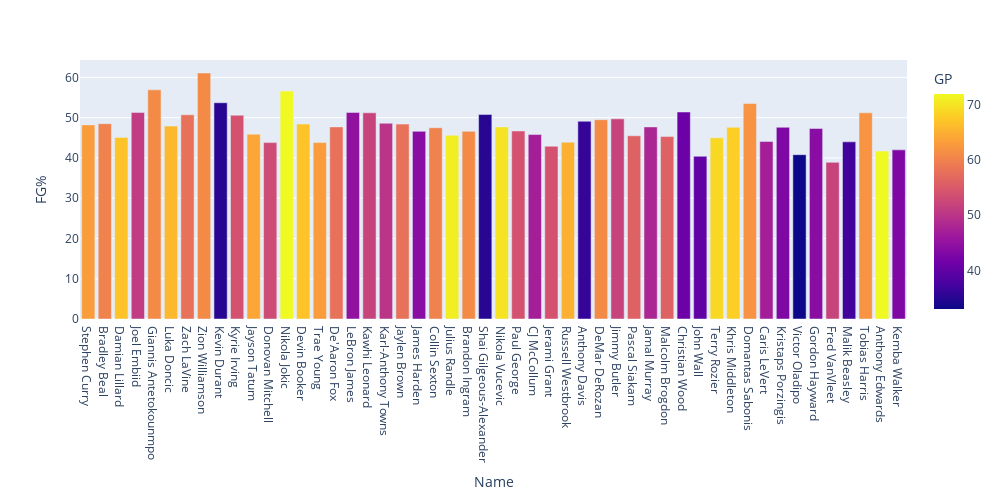

Notebook source saved alongside this figure:
### Code cell
#FG% with GP
fig = px.bar(df, x = 'Name', y = 'FG%', color = 'GP',width = 1000, height = 500)
fig.show()

### Figure 1 — Plotly figure (JSON) as saved in the notebook; plotly's stock layout.template omitted (floating-point values rounded to 4 significant figures)
{"data": [{"alignmentgroup": "True", "hovertemplate": "Name=%{x}<br>FG%=%{y}<br>GP=%{marker.color}<extra></extra>", "legendgroup": "", "marker": {"color": [63, 60, 67, 51, 61, 66, 58, 61, 35, 54, 64, 53, 72, 67, 63, 58, 45, 52, 50, 58, 44, 60, 71, 61, 35, 70, 54, 47, 54, 65, 36, 61, 52, 56, 48, 56, 41, 40, 69, 68, 62, 47, 43, 33, 44, 52, 37, 62, 72, 43], "coloraxis": "coloraxis"}, "name": "", "offsetgroup": "", "orientation": "v", "showlegend": false, "textposition": "auto", "type": "bar", "x": ["Stephen Curry", "Bradley Beal", "Damian Lillard", "Joel Embiid", "Giannis Antetokounmpo", "Luka Doncic", "Zach LaVine", "Zion Williamson", "Kevin Durant", "Kyrie Irving", "Jayson Tatum", "Donovan Mitchell", "Nikola Jokic", "Devin Booker", "Trae Young", "De'Aaron Fox", "LeBron James", "Kawhi Leonard", "Karl-Anthony Towns", "Jaylen Brown", "James Harden", "Collin Sexton", "Julius Randle", "Brandon Ingram", "Shai Gilgeous-Alexander", "Nikola Vucevic", "Paul George", "CJ McCollum", "Jerami Grant", "Russell Westbrook", "Anthony Davis", "DeMar DeRozan", "Jimmy Butler", "Pascal Siakam", "Jamal Murray", "Malcolm Brogdon", "Christian Wood", "John Wall", "Terry Rozier", "Khris Middleton", "Domantas Sabonis", "Caris LeVert", "Kristaps Porzingis", "Victor Oladipo", "Gordon Hayward", "Fred VanVleet", "Malik Beasley", "Tobias Harris", "Anthony Edwards", "Kemba Walker"], "xaxis": "x", "y": [48.2, 48.5, 45.1, 51.3, 56.9, 47.9, 50.7, 61.1, 53.7, 50.6, 45.9, 43.8, 56.6, 48.4, 43.8, 47.7, 51.3, 51.2, 48.6, 48.4, 46.6, 47.5, 45.6, 46.6, 50.8, 47.7, 46.7, 45.8, 42.9, 43.9, 49.1, 49.5, 49.7, 45.5, 47.7, 45.3, 51.4, 40.4, 45, 47.6, 53.5, 44.1, 47.6, 40.8, 47.3, 38.9, 44, 51.2, 41.7, 42], "yaxis": "y"}], "layout": {"barmode": "relative", "coloraxis": {"colorbar": {"title": {"text": "GP"}}, "colorscale": [[0, "#0d0887"], [0.1111, "#46039f"], [0.2222, "#7201a8"], [0.3333, "#9c179e"], [0.4444, "#bd3786"], [0.5556, "#d8576b"], [0.6667, "#ed7953"], [0.7778, "#fb9f3a"], [0.8889, "#fdca26"], [1, "#f0f921"]]}, "height": 500, "legend": {"tracegroupgap": 0}, "margin": {"t": 60}, "width": 1000, "xaxis": {"anchor": "y", "domain": [0, 1], "title": {"text": "Name"}}, "yaxis": {"anchor": "x", "domain": [0, 1], "title": {"text": "FG%"}}}}
